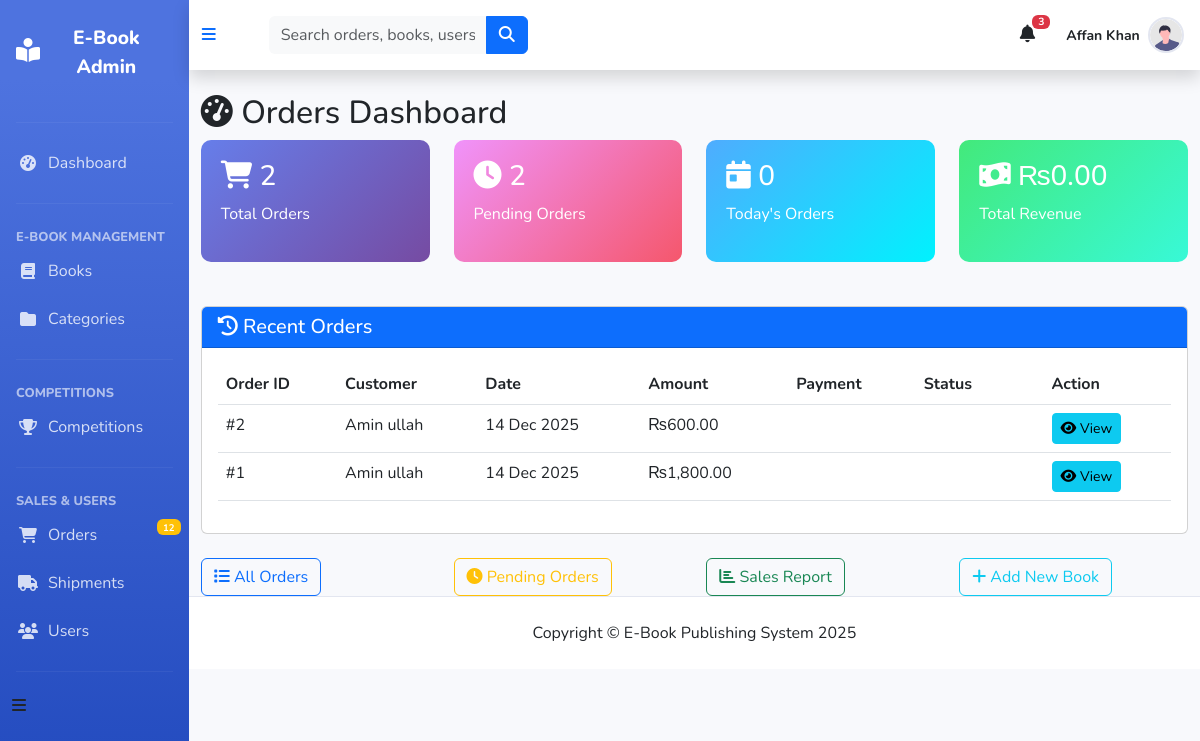
/admin_panel/orders_dashboard.php (signed in), run on the app's committed database.
### tables this page shows
CREATE TABLE `orders` (
  `id` int(11) NOT NULL,
  `user_id` int(11) DEFAULT NULL,
  `book_id` int(11) DEFAULT NULL,
  `order_type` enum('PDF','HARDCOPY','CD') DEFAULT 'HARDCOPY',
  `subscription_months` int(11) DEFAULT 0,
  `quantity` int(11) DEFAULT 1,
  `price` decimal(10,2) DEFAULT NULL,
  `shipping_charges` decimal(10,2) DEFAULT 0.00,
  `total_amount` decimal(10,2) DEFAULT NULL,
  `payment_method` varchar(50) DEFAULT NULL,
  `payment_status` enum('PENDING','PAID','FAILED','REFUNDED') DEFAULT 'PENDING',
  `status` enum('PENDING','CONFIRMED','PROCESSING','SHIPPED','DELIVERED','CANCELLED','REFUNDED') DEFAULT 'PENDING',
  `delivery_date` date NOT NULL,
  `tracking_number` varchar(100) DEFAULT NULL,
  `shipping_address` text DEFAULT NULL,
  `placed_at` timestamp NOT NULL DEFAULT current_timestamp()
);

CREATE TABLE `users` (
  `id` int(11) NOT NULL,
  `name` varchar(150) NOT NULL,
  `email` varchar(150) NOT NULL,
  `phone` varchar(20) DEFAULT NULL,
  `password` varchar(255) NOT NULL,
  `role` enum('user','admin','dealer') DEFAULT 'user',
  `status` enum('active','inactive','suspended') DEFAULT 'active',
  `address` text DEFAULT NULL,
  `city` varchar(100) DEFAULT NULL,
  `country` varchar(100) DEFAULT NULL,
  `postal_code` varchar(20) DEFAULT NULL,
  `profile_image` varchar(255) DEFAULT NULL,
  `created_at` timestamp NOT NULL DEFAULT current_timestamp(),
  `updated_at` timestamp NOT NULL DEFAULT current_timestamp() ON UPDATE current_timestamp()
);

### admin_panel/orders_dashboard.php (the view, shortened to what this page needs)
<?php
include 'includes/nav.php';
$today = date('Y-m-d');
$total_orders = mysqli_fetch_assoc(mysqli_query($con,
    "SELECT COUNT(*) as count FROM orders"))['count'];
$today_orders = mysqli_fetch_assoc(mysqli_query($con,
    "SELECT COUNT(*) as count FROM orders WHERE DATE(placed_at) = '$today'"))['count'];
$pending_orders = mysqli_fetch_assoc(mysqli_query($con,
    "SELECT COUNT(*) as count FROM orders WHERE status = 'PENDING'"))['count'];
$total_revenue = mysqli_fetch_assoc(mysqli_query($con,
    "SELECT SUM(total_amount) as total FROM orders WHERE payment_status = 'PAID'"))['total'] ?? 0;
$recent_orders = mysqli_query($con,
    "SELECT o.*, u.name as customer_name
     FROM orders o
     LEFT JOIN users u ON o.user_id = u.id
     ORDER BY o.placed_at DESC
     LIMIT 10");
?>
    <div class="container-fluid mt-4">
        <h2><i class="fas fa-tachometer-alt"></i> Orders Dashboard</h2>
        <div class="row">
            <div class="col-md-3">
                <div class="stat-card bg-gradient-1">
                    <h3><i class="fas fa-shopping-cart"></i> <?php echo $total_orders; ?></h3>
                    <p>Total Orders</p>
                </div>
            </div>
            <div class="col-md-3">
                <div class="stat-card bg-gradient-2">
                    <h3><i class="fas fa-clock"></i> <?php echo $pending_orders; ?></h3>
                    <p>Pending Orders</p>
                </div>
            </div>
            <div class="col-md-3">
                <div class="stat-card bg-gradient-3">
                    <h3><i class="fas fa-calendar-day"></i> <?php echo $today_orders; ?></h3>
                    <p>Today's Orders</p>
                </div>
            </div>
            <div class="col-md-3">
                <div class="stat-card bg-gradient-4">
                    <h3><i class="fas fa-money-bill-wave"></i> ₨<?php echo number_format($total_revenue, 2); ?></h3>
                    <p>Total Revenue</p>
                </div>
            </div>
        </div>
        <div class="card mt-4">
            <div class="card-header bg-primary text-white">
                <h5 class="mb-0"><i class="fas fa-history"></i> Recent Orders</h5>
            </div>
            <div class="card-body">
                <div class="table-responsive">
                    <table class="table table-hover">
                        <thead>
                            <tr>
                                <th>Order ID</th>
                                <th>Customer</th>
                                <th>Date</th>
                                <th>Amount</th>
                                <th>Payment</th>
                                <th>Status</th>
                                <th>Action</th>
                            </tr>
                        </thead>
                        <tbody>
                            <?php while($order = mysqli_fetch_assoc($recent_orders)): ?>
                            <tr>
                                <td>#<?php echo $order['id']; ?></td>
                                <td><?php echo $order['customer_name'] ?? 'Guest'; ?></td>
                                <td><?php echo date('d M Y', strtotime($order['placed_at'])); ?></td>
                                <td>₨<?php echo number_format($order['total_amount'], 2); ?></td>
                                <td>
                                    <span class="badge badge-<?php
                                        echo $order['payment_status'] == 'PAID' ? 'success' :
                                             ($order['payment_status'] == 'PENDING' ? 'warning' : 'danger');
                                    ?>">
                                    </span>
                                </td>
                                <td>
                                    <span class="badge badge-<?php
                                        echo $order['status'] == 'DELIVERED' ? 'success' :
                                             ($order['status'] == 'PROCESSING' ? 'primary' :
                                             ($order['status'] == 'SHIPPED' ? 'info' : 'warning'));
                                    ?>">
                                    </span>
                                </td>
                                <td>
                                    <a href="order_details.php?id=<?php echo $order['id']; ?>"
                                       class="btn btn-sm btn-info">
                                        <i class="fas fa-eye"></i> View
                                    </a>
                                </td>
                            </tr>
                            <?php endwhile; ?>
                        </tbody>
                    </table>
                </div>
            </div>
        </div>
        <div class="row mt-4">
            <div class="col-md-3">
                <a href="orders_list.php" class="btn btn-outline-primary btn-block">
                    <i class="fas fa-list"></i> All Orders
                </a>
            </div>
            <div class="col-md-3">
                <a href="pending_orders.php" class="btn btn-outline-warning btn-block">
                    <i class="fas fa-clock"></i> Pending Orders
                </a>
            </div>
            <div class="col-md-3">
                <a href="sales_report.php" class="btn btn-outline-success btn-block">
                    <i class="fas fa-chart-bar"></i> Sales Report
                </a>
            </div>
            <div class="col-md-3">
                <a href="add_book.php" class="btn btn-outline-info btn-block">
                    <i class="fas fa-plus"></i> Add New Book
                </a>
            </div>
        </div>
    </div>
    <?php include 'includes/footer.php'; ?>

### admin_panel/includes/nav.php (style rules this page uses)
:root { --primary: #4e73df; --primary-dark: #224abe; --gray-100: #f8f9fc; --gray-600: #858796; }
body { font-family: 'Nunito', sans-serif; background-color: var(--gray-100); padding-top: 0; }

### admin_panel/orders_dashboard.php (style rules this page uses)
.stat-card { border-radius: 10px; padding: 20px; margin-bottom: 20px; color: white; transition: transform 0.3s; }
.bg-gradient-1 { background: linear-gradient(135deg, #667eea 0%, #764ba2 100%); }
.bg-gradient-2 { background: linear-gradient(135deg, #f093fb 0%, #f5576c 100%); }
.bg-gradient-3 { background: linear-gradient(135deg, #4facfe 0%, #00f2fe 100%); }
.bg-gradient-4 { background: linear-gradient(135deg, #43e97b 0%, #38f9d7 100%); }

### data on the page
orders: id "2", user.name "Amin ullah", placed_at "14 Dec 2025", total_amount "600.00"
orders: id "1", user.name "Amin ullah", placed_at "14 Dec 2025", total_amount "1,800.00"

### other printed values
$admin_name "Affan Khan"
$total_orders "2"
$pending_orders "2"
$today_orders "0"
$total_revenue "0.00"
